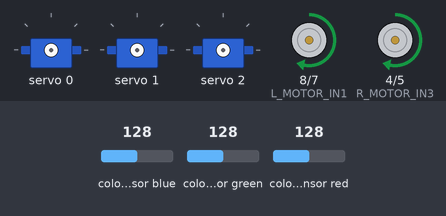
The sketch below on a simulated Arduino Uno, built with avr-gcc and run on an emulated ATmega328P. Parts: 3 × servo, motor-driver pin pairs drawn as motors (green arrow = first pin HIGH = forward, orange = second pin HIGH = backward, longer = more drive, scaled by the enable pin). The test bench sets the inputs (shaded band); at power-on: colour sensor blue 128, colour sensor green 128, colour sensor red 128. What the sketch prints to the serial monitor is not drawn. At 8.4 s the program stops and its outputs stay as they are.

Above: at 0.1 s.
At 3.6 s:
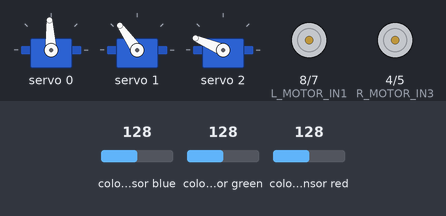
At 6.6 s:
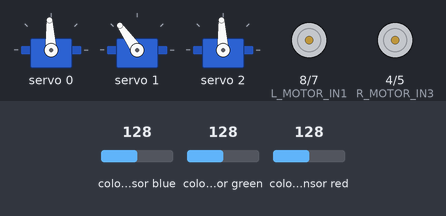
Timing chart, 0 to 8.1 s (numbered marks = the images above):
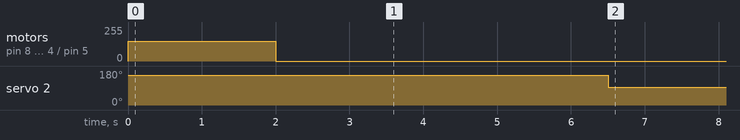

Measured:
- by itself, servo 2: 157° → 93° at 6.5 s
- by itself, motor on pin 8 (L_MOTOR_IN1) / pin 7 (L_MOTOR_IN2), motor on pin 4 (R_MOTOR_IN3) / pin 5 (R_MOTOR_IN4): stopped → forward 150/255 at 0.00 s, → stopped 2.0 s later

The sketch:

robot_code.ino
```cpp
/* Arduino robot code here */
#include <Wire.h>
#include <Adafruit_TCS34725.h>
#include <Adafruit_PWMServoDriver.h>
#define L_MOTOR_IN1 8
#define L_MOTOR_IN2 7
#define R_MOTOR_IN3 4
#define R_MOTOR_IN4 5
#define L_MOTOR_PWM 9
#define R_MOTOR_PWM 3


#define CAMERA_TRIGGER_PIN 2


// Servo channels on PCA9685
#define ARM1_BASE 0
#define ARM1_ELBOW 1
#define ARM1_WRIST 2
#define ARM2_BASE 3
#define ARM2_ELBOW 4
#define ARM2_DISPENSER 5


Adafruit_PWMServoDriver pwm = Adafruit_PWMServoDriver();
Adafruit_TCS34725 colorSensor = Adafruit_TCS34725(TCS34725_INTEGRATIONTIME_50MS, TCS34725_GAIN_4X);


void setup() {
Serial.begin(9600);


pinMode(L_MOTOR_IN1, OUTPUT);
pinMode(L_MOTOR_IN2, OUTPUT);
pinMode(R_MOTOR_IN3, OUTPUT);
pinMode(R_MOTOR_IN4, OUTPUT);
pinMode(CAMERA_TRIGGER_PIN, OUTPUT);
digitalWrite(CAMERA_TRIGGER_PIN, LOW);


pwm.begin();
pwm.setPWMFreq(50);


if (!colorSensor.begin()) {
Serial.println("Color sensor not found!");
while (1);
}


Serial.println("Robot Starting...");
}


void loop() {
driveForward(150);
delay(2000);
stopMotors();


dipTestStrip();
triggerCamera();


delay(1000);
float r, g, b;
colorSensor.getRGB(&r, &g, &b);


Serial.print("RGB: ");
Serial.print(r); Serial.print(", ");
Serial.print(g); Serial.print(", ");
Serial.println(b);


if (isChlorineLow(r, g, b)) {
Serial.println("Low chlorine detected. Dispensing...");
dispenseChlorine();
} else {
Serial.println("Chlorine level OK.");
}


while (true);
}


// Movement
void driveForward(int speed) {
digitalWrite(L_MOTOR_IN1, HIGH);
digitalWrite(L_MOTOR_IN2, LOW);
analogWrite(L_MOTOR_PWM, speed);
digitalWrite(R_MOTOR_IN3, HIGH);
digitalWrite(R_MOTOR_IN4, LOW);
analogWrite(R_MOTOR_PWM, speed);
}


void stopMotors() {
digitalWrite(L_MOTOR_IN1, LOW);
digitalWrite(L_MOTOR_IN2, LOW);
digitalWrite(R_MOTOR_IN3, LOW);
digitalWrite(R_MOTOR_IN4, LOW);
}


// Arm
void dipTestStrip() {
pwm.setPWM(ARM1_BASE, 0, angleToPulse(90));
delay(500);
pwm.setPWM(ARM1_ELBOW, 0, angleToPulse(120));
delay(1000);
pwm.setPWM(ARM1_WRIST, 0, angleToPulse(150));
delay(3000);
pwm.setPWM(ARM1_WRIST, 0, angleToPulse(90));
delay(500);
}


bool isChlorineLow(float r, float g, float b) {
return (r > 160 && g < 100 && b < 80);
}


void dispenseChlorine() {
pwm.setPWM(ARM2_BASE, 0, angleToPulse(90));
delay(500);
pwm.setPWM(ARM2_ELBOW, 0, angleToPulse(110));
delay(800);
pwm.setPWM(ARM2_DISPENSER, 0, angleToPulse(160));
delay(1500);
pwm.setPWM(ARM2_DISPENSER, 0, angleToPulse(90));
delay(500);
}


void triggerCamera() {
digitalWrite(CAMERA_TRIGGER_PIN, HIGH);
delay(300);
digitalWrite(CAMERA_TRIGGER_PIN, LOW);
Serial.println("Camera triggered.");
}


int angleToPulse(int angle) {
return map(angle, 0, 180, 102, 512);
}
```
